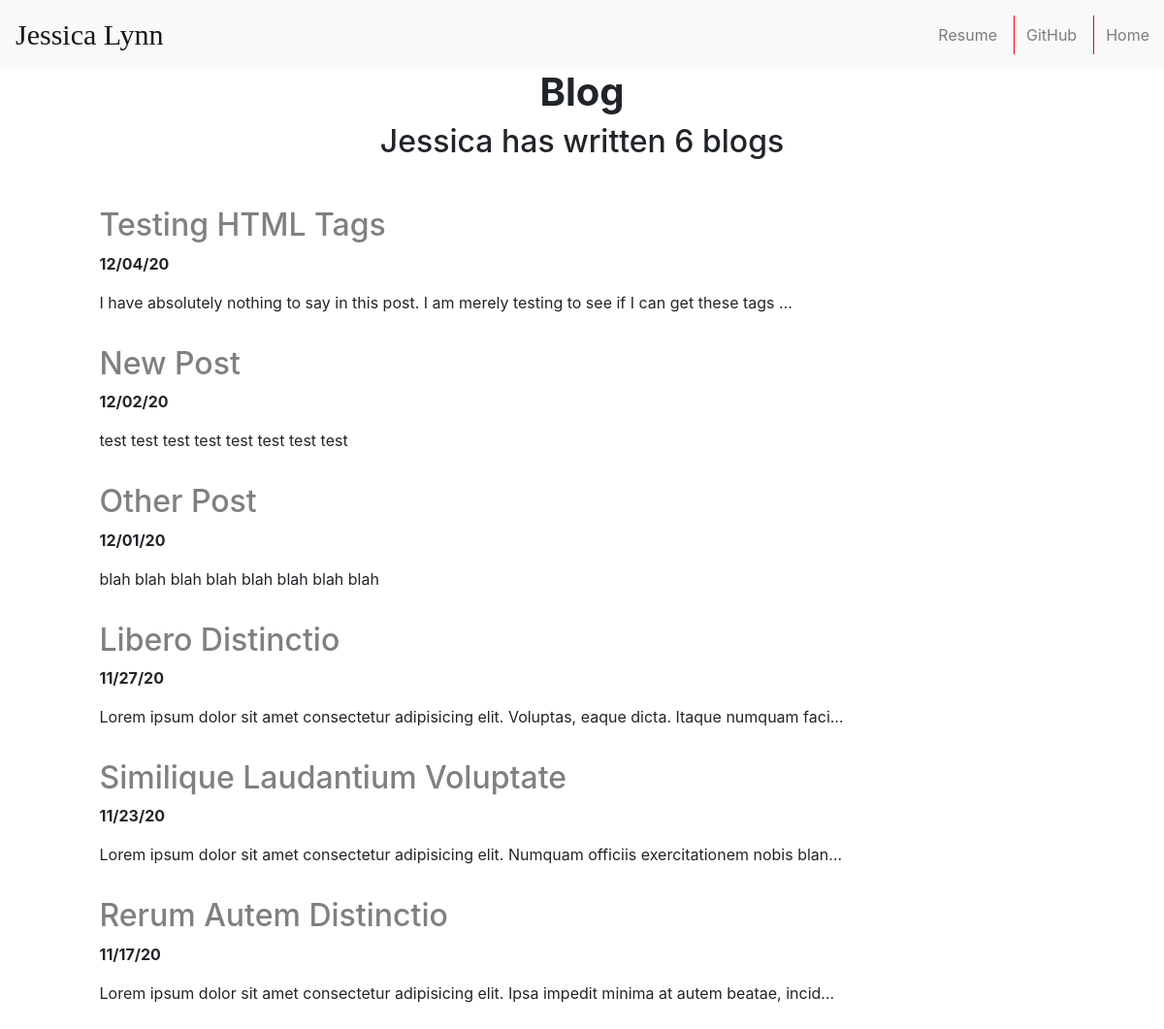
Screenshot of /blog/ with the database file from the repository.
### blog/models.py (models this page shows, shortened)
class Blog(models.Model):
    title = models.CharField(max_length=200)
    body = models.TextField()
    date = models.DateField()

### blog/views.py (the view)
# urls.py: path('', views.all_blogs, name='all_blogs'),
def all_blogs(request):
    blogs = Blog.objects.all().order_by('-date')
    return render(request, 'blogs/all_blogs.html', {'blogs': blogs})

### blog/templates/blogs/all_blogs.html (shortened to what this page needs)
{% load static %}
<!DOCTYPE html>
<html lang="en">
  <head>
    <link
      rel="stylesheet"
      href="https://cdn.jsdelivr.net/npm/bootstrap@4.5.3/dist/css/bootstrap.min.css"
    />
    <link rel="stylesheet" href="{% static 'portfolio/style.css' %}" />
  </head>
  <body>
    <nav class=" navbar navbar-expand-sm navbar-light bg-light"">
      <a class="navbar-brand name" style="font-size: 30px !important; font-family: dubai;" href="http://localhost:8000/>
        <img
          src="{% static 'portfolio/spider2.png' %}"
          height="50"
          class="d-inline-block align-top"
          alt=""
          loading="lazy"
        />
        Jessica Lynn
      <div class="collapse navbar-collapse" id="navbarSupportedContent">
        <ul style="position: absolute !important;
        right: 0px !important;"class="navbar-nav mr-auto">
          <li class="nav-item">
            <a class="nav-link" href="{% static 'portfolio/Resume.pdf' %}">Resume</a>
          </li>
          <li class="nav-item">
            <a class="nav-link" href="https://github.com/spiderjess">GitHub</a>
          </li>
          <li class="nav-item">
            <a class="nav-link" href="http://localhost:8000/">Home</a>
          </li>
        </ul>
        </div>
    </nav>
    <h1 id="blogtitle" class="font-weight-bold text-center">Blog</h1>
    <h2 class="text-center mb-5">Jessica has written {{ blogs.count}} blog{{ blogs.count|pluralize }}</h2>
    {% for blog in blogs %}
      <div class="row justify-content-center my-3">
        <div class="col-md-10">
      <a class="text-decoration-none" href="{% url 'detail' blog.id %}"
        ><h2>{{ blog.title }}</h2></a
      >
      <p><strong>{{ blog.date|date:'m/d/y'}}</strong></p>
      <p>{{ blog.body|striptags|truncatechars:100 }}</p>
    </div>
      </div>
    {% endfor %}

### portfolio/static/portfolio/style.css (style rules this page uses)
ul { list-style: none; position: absolute !important; right: 0px !important; top: 5 !important; }
ul li { display: inline-block; padding: 0 7px; position: relative; }
ul li:not(:last-child)::after { content: ""; border: 1px solid red !important; border-width: 1px 1px 0 0 !important; position: absolute; right: -3px; top: 0; height: 100%; }
a { color: gray; }
.name { font-size: 20px !important; }

### rows the page displays
Blog: title "Testing HTML Tags", date "12/04/20", body "I have absolutely nothing to say in this post. I am merely testing to see if I can get these tags …"
Blog: title "New Post", date "12/02/20", body "test test test test test test test test"
Blog: title "Other Post", date "12/01/20", body "blah blah blah blah blah blah blah blah"
Blog: title "Libero Distinctio", date "11/27/20", body "Lorem ipsum dolor sit amet consectetur adipisicing elit. Voluptas, eaque dicta. Itaque numquam faci…"
Blog: title "Similique Laudantium Voluptate", date "11/23/20", body "Lorem ipsum dolor sit amet consectetur adipisicing elit. Numquam officiis exercitationem nobis blan…"
Blog: title "Rerum Autem Distinctio", date "11/17/20", body "Lorem ipsum dolor sit amet consectetur adipisicing elit. Ipsa impedit minima at autem beatae, incid…"

### other values shown
{{ blogs.count }} "6"
